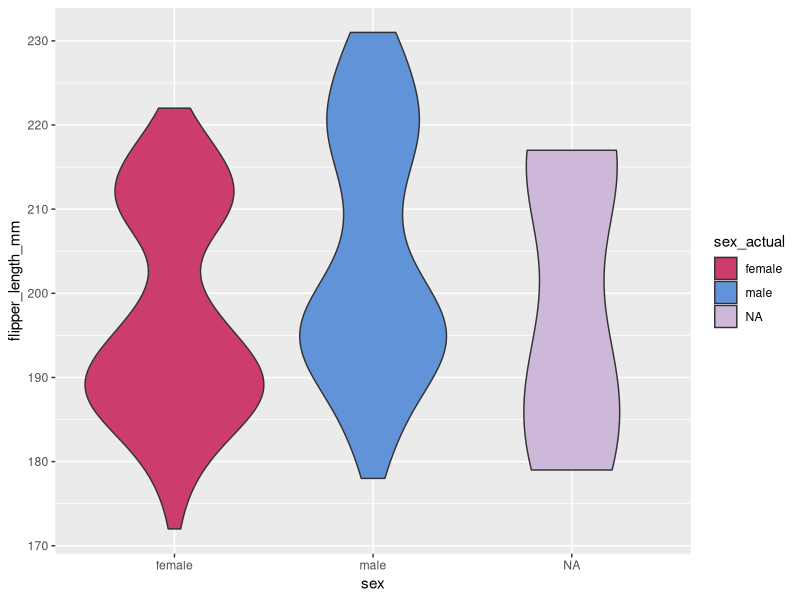
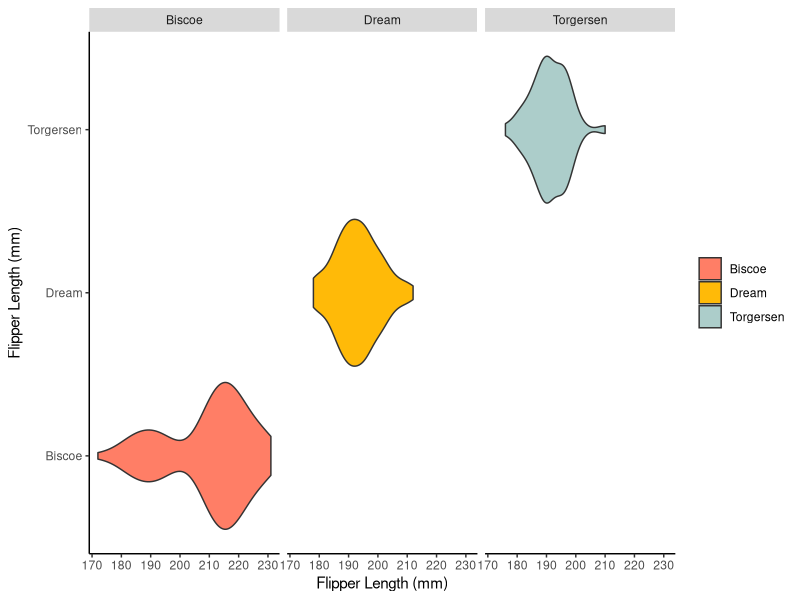
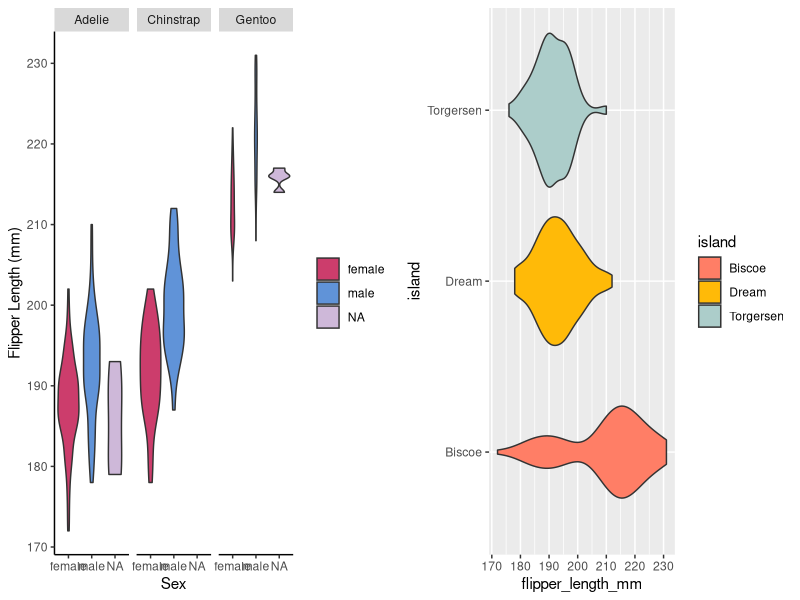

Write the R code that produced these figures, in order.
## ---- chunk 1
knitr::opts_chunk$set(echo = TRUE)
## ---- chunk 2
library(ggplot2)
library(palmerpenguins)
library(dplyr)

# Check structure
dplyr::glimpse(palmerpenguins::penguins)
## ---- chunk 3
peng_v2 <- penguins %>%
  mutate(sex_actual = ifelse(test = is.na(sex), yes = "NA", no = as.character(sex)))
## ---- chunk 4
# 1A Plot
peng_plot <- ggplot(data = peng_v2, mapping = aes(x = sex, y = flipper_length_mm, fill = sex_actual))+
  geom_violin()+
  scale_fill_manual(values = c("female" = "#CC3D6C",
                                "male" = "#6093D8",
                                "NA" = "#CEB8D9"))

# Check plot

peng_plot
## ---- chunk 5
peng_graph <- peng_plot+
  labs(x = "Sex", y = "Flipper Length (mm)")+
  theme(panel.background = element_blank(), axis.line = element_line(color = "black"), legend.title = element_blank())+
  facet_grid(. ~ species)
## ---- chunk 6

# Making second plot for problem 2A/2B
peng_plot2 <- ggplot(data = penguins, mapping = aes(x = flipper_length_mm, y = island, fill = island))+
  geom_violin()+
  scale_fill_manual(values = c("Torgersen" = "#ACCDCA",
                                "Dream" = "#FFBA08",
                                "Biscoe" = "#FF7E66"))

peng_plot2+
  labs(x = "Flipper Length (mm)", y = "Flipper Length (mm)")+
  theme(panel.background = element_blank(), axis.line = element_line(color = "black"), legend.title = element_blank())+
  facet_grid(. ~ island)
## ---- chunk 7
#cowplot install, library function
library(cowplot)
## ---- chunk 8
# putting both graphs into one plot (species by sex graph and species by island graph)
cowplot :: plot_grid(peng_graph, peng_plot2, nrow = 1 )
